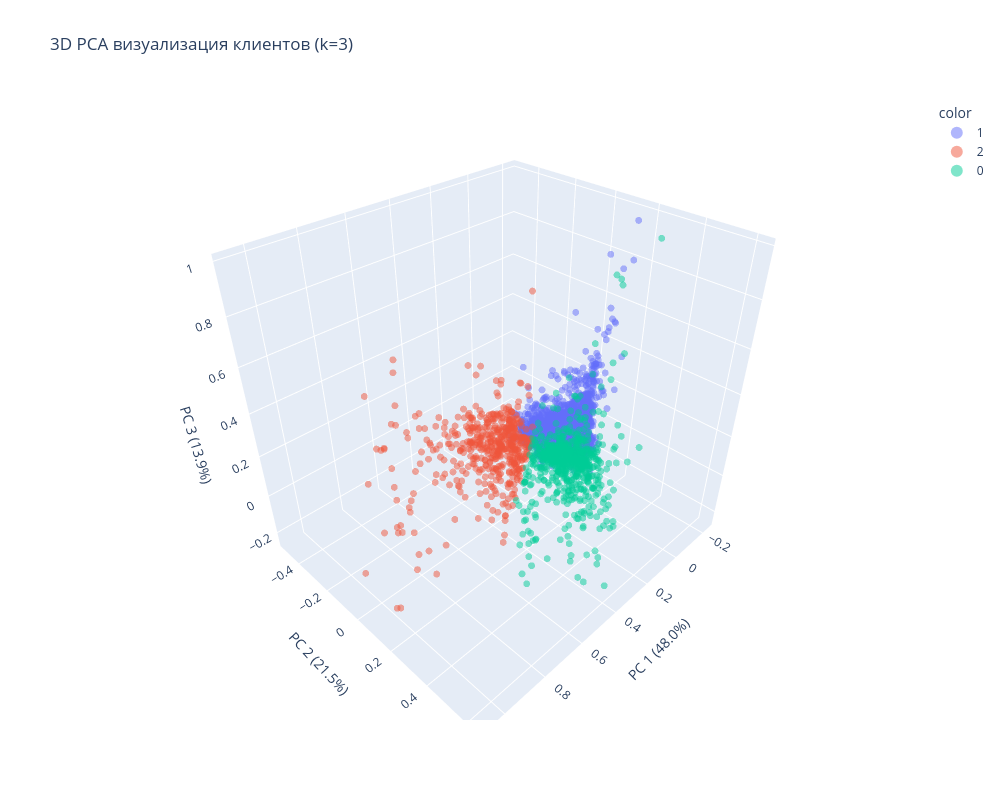

The notebook cell saved with this chart:
### Markdown cell above
## Строю интерактивную 3D модель кластеров

### Code cell
def PCAplot3D(x_data, y_data=None):
    # Выполняю PCA для 3 компонент
    pca = PCA(n_components=3)
    components = pca.fit_transform(x_data)

    fig = px.scatter_3d(
        components,
        x=0, y=1, z=2,
        color=y_data.astype(str) if y_data is not None else None, 
        size=np.ones(len(x_data)), 
        opacity=0.5,
        title='3D PCA визуализация клиентов (k=3)',
        labels={'0': f'PC 1 ({pca.explained_variance_ratio_[0]*100:.1f}%)',
                '1': f'PC 2 ({pca.explained_variance_ratio_[1]*100:.1f}%)',
                '2': f'PC 3 ({pca.explained_variance_ratio_[2]*100:.1f}%)'},
        width=1000,
        height=800
    )
    fig.update_traces(marker=dict(size=4)) # Настраиваем размер точек для лучшей видимости
    fig.show()

PCAplot3D(city_groups_scl[features], yhat)

### Figure 1 — Plotly figure (JSON) as saved in the notebook; plotly's stock layout.template omitted (floating-point values rounded to 4 significant figures; data arrays with more than 128 entries replaced by an {"elided": "..."} marker saying what was removed)
{"data": [{"hovertemplate": "color=1<br>PC 1 (48.0%)=%{x}<br>PC 2 (21.5%)=%{y}<br>PC 3 (13.9%)=%{z}<br>size=%{marker.size}<extra></extra>", "legendgroup": "1", "marker": {"color": "#636efa", "opacity": 0.5, "size": 4, "sizemode": "area", "sizeref": 0.0025, "symbol": "circle"}, "mode": "markers", "name": "1", "scene": "scene", "showlegend": true, "type": "scatter3d", "x": {"elided": "3307 float values"}, "y": {"elided": "3307 float values"}, "z": {"elided": "3307 float values"}}, {"hovertemplate": "color=2<br>PC 1 (48.0%)=%{x}<br>PC 2 (21.5%)=%{y}<br>PC 3 (13.9%)=%{z}<br>size=%{marker.size}<extra></extra>", "legendgroup": "2", "marker": {"color": "#EF553B", "opacity": 0.5, "size": 4, "sizemode": "area", "sizeref": 0.0025, "symbol": "circle"}, "mode": "markers", "name": "2", "scene": "scene", "showlegend": true, "type": "scatter3d", "x": {"elided": "503 float values"}, "y": {"elided": "503 float values"}, "z": {"elided": "503 float values"}}, {"hovertemplate": "color=0<br>PC 1 (48.0%)=%{x}<br>PC 2 (21.5%)=%{y}<br>PC 3 (13.9%)=%{z}<br>size=%{marker.size}<extra></extra>", "legendgroup": "0", "marker": {"color": "#00cc96", "opacity": 0.5, "size": 4, "sizemode": "area", "sizeref": 0.0025, "symbol": "circle"}, "mode": "markers", "name": "0", "scene": "scene", "showlegend": true, "type": "scatter3d", "x": {"elided": "668 float values"}, "y": {"elided": "668 float values"}, "z": {"elided": "668 float values"}}], "layout": {"height": 800, "legend": {"itemsizing": "constant", "title": {"text": "color"}, "tracegroupgap": 0}, "scene": {"domain": {"x": [0, 1], "y": [0, 1]}, "xaxis": {"title": {"text": "PC 1 (48.0%)"}}, "yaxis": {"title": {"text": "PC 2 (21.5%)"}}, "zaxis": {"title": {"text": "PC 3 (13.9%)"}}}, "title": {"text": "3D PCA визуализация клиентов (k=3)"}, "width": 1000}}
